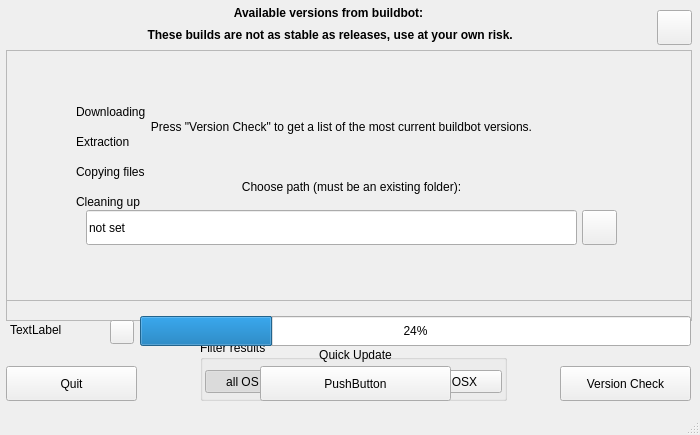
<?xml version="1.0" encoding="UTF-8"?>
<ui version="4.0">
 <class>MainWindow</class>
 <widget class="QMainWindow" name="MainWindow">
  <property name="geometry">
   <rect>
    <x>0</x>
    <y>0</y>
    <width>700</width>
    <height>435</height>
   </rect>
  </property>
  <property name="sizePolicy">
   <sizepolicy hsizetype="Fixed" vsizetype="Fixed">
    <horstretch>0</horstretch>
    <verstretch>0</verstretch>
   </sizepolicy>
  </property>
  <property name="minimumSize">
   <size>
    <width>700</width>
    <height>435</height>
   </size>
  </property>
  <property name="maximumSize">
   <size>
    <width>700</width>
    <height>435</height>
   </size>
  </property>
  <property name="windowTitle">
   <string>Overmind Studios BlenderUpdater</string>
  </property>
  <property name="windowIcon">
   <iconset resource="res.qrc">
    <normaloff>:/newPrefix/images/appicon.png</normaloff>:/newPrefix/images/appicon.png</iconset>
  </property>
  <widget class="QWidget" name="centralwidget">
   <widget class="QPushButton" name="btn_Quit">
    <property name="geometry">
     <rect>
      <x>6</x>
      <y>366</y>
      <width>131</width>
      <height>35</height>
     </rect>
    </property>
    <property name="focusPolicy">
     <enum>Qt::StrongFocus</enum>
    </property>
    <property name="text">
     <string>Quit</string>
    </property>
    <property name="icon">
     <iconset resource="res.qrc">
      <normaloff>:/newPrefix/images/Application-exit-icon.png</normaloff>:/newPrefix/images/Application-exit-icon.png</iconset>
    </property>
   </widget>
   <widget class="QPushButton" name="btn_Check">
    <property name="geometry">
     <rect>
      <x>560</x>
      <y>366</y>
      <width>131</width>
      <height>35</height>
     </rect>
    </property>
    <property name="text">
     <string>Version Check</string>
    </property>
    <property name="icon">
     <iconset resource="res.qrc">
      <normaloff>:/newPrefix/images/Refresh-icon.png</normaloff>:/newPrefix/images/Refresh-icon.png</iconset>
    </property>
    <property name="autoDefault">
     <bool>false</bool>
    </property>
    <property name="default">
     <bool>false</bool>
    </property>
   </widget>
   <widget class="QProgressBar" name="progressBar">
    <property name="enabled">
     <bool>true</bool>
    </property>
    <property name="geometry">
     <rect>
      <x>140</x>
      <y>316</y>
      <width>551</width>
      <height>30</height>
     </rect>
    </property>
    <property name="value">
     <number>24</number>
    </property>
    <property name="textVisible">
     <bool>true</bool>
    </property>
    <property name="invertedAppearance">
     <bool>false</bool>
    </property>
   </widget>
   <widget class="QLabel" name="lbl_task">
    <property name="geometry">
     <rect>
      <x>10</x>
      <y>320</y>
      <width>121</width>
      <height>20</height>
     </rect>
    </property>
    <property name="text">
     <string>TextLabel</string>
    </property>
   </widget>
   <widget class="QLabel" name="lbl_available">
    <property name="geometry">
     <rect>
      <x>6</x>
      <y>3</y>
      <width>645</width>
      <height>20</height>
     </rect>
    </property>
    <property name="font">
     <font>
      <weight>75</weight>
      <bold>true</bold>
     </font>
    </property>
    <property name="text">
     <string>Available versions from buildbot:</string>
    </property>
    <property name="alignment">
     <set>Qt::AlignCenter</set>
    </property>
   </widget>
   <widget class="QPushButton" name="btn_about">
    <property name="geometry">
     <rect>
      <x>657</x>
      <y>10</y>
      <width>35</width>
      <height>35</height>
     </rect>
    </property>
    <property name="toolTip">
     <string>Settings</string>
    </property>
    <property name="text">
     <string/>
    </property>
    <property name="icon">
     <iconset resource="res.qrc">
      <normaloff>:/newPrefix/images/Information-icon.png</normaloff>:/newPrefix/images/Information-icon.png</iconset>
    </property>
    <property name="iconSize">
     <size>
      <width>24</width>
      <height>24</height>
     </size>
    </property>
    <property name="checkable">
     <bool>false</bool>
    </property>
    <property name="checked">
     <bool>false</bool>
    </property>
   </widget>
   <widget class="QFrame" name="frm_start">
    <property name="geometry">
     <rect>
      <x>6</x>
      <y>50</y>
      <width>686</width>
      <height>271</height>
     </rect>
    </property>
    <property name="frameShape">
     <enum>QFrame::StyledPanel</enum>
    </property>
    <property name="frameShadow">
     <enum>QFrame::Raised</enum>
    </property>
    <widget class="QLabel" name="lbl_start">
     <property name="geometry">
      <rect>
       <x>90</x>
       <y>70</y>
       <width>491</width>
       <height>41</height>
      </rect>
     </property>
     <property name="text">
      <string>&lt;html&gt;&lt;head/&gt;&lt;body&gt;&lt;p&gt;Press &amp;quot;Version Check&amp;quot; to get a list of the most current buildbot versions.&lt;/p&gt;&lt;/body&gt;&lt;/html&gt;</string>
     </property>
     <property name="alignment">
      <set>Qt::AlignHCenter|Qt::AlignTop</set>
     </property>
     <property name="wordWrap">
      <bool>true</bool>
     </property>
    </widget>
    <widget class="QLineEdit" name="line_path">
     <property name="geometry">
      <rect>
       <x>80</x>
       <y>160</y>
       <width>491</width>
       <height>35</height>
      </rect>
     </property>
     <property name="text">
      <string>not set</string>
     </property>
    </widget>
    <widget class="QPushButton" name="btn_path">
     <property name="geometry">
      <rect>
       <x>576</x>
       <y>160</y>
       <width>35</width>
       <height>35</height>
      </rect>
     </property>
     <property name="text">
      <string/>
     </property>
     <property name="icon">
      <iconset resource="res.qrc">
       <normaloff>:/newPrefix/images/Open-folder-icon.png</normaloff>:/newPrefix/images/Open-folder-icon.png</iconset>
     </property>
    </widget>
    <widget class="QLabel" name="label">
     <property name="geometry">
      <rect>
       <x>190</x>
       <y>130</y>
       <width>311</width>
       <height>20</height>
      </rect>
     </property>
     <property name="text">
      <string>Choose path (must be an existing folder):</string>
     </property>
     <property name="scaledContents">
      <bool>false</bool>
     </property>
     <property name="alignment">
      <set>Qt::AlignHCenter|Qt::AlignTop</set>
     </property>
     <property name="wordWrap">
      <bool>true</bool>
     </property>
    </widget>
   </widget>
   <widget class="QPushButton" name="btn_cancel">
    <property name="geometry">
     <rect>
      <x>110</x>
      <y>320</y>
      <width>24</width>
      <height>24</height>
     </rect>
    </property>
    <property name="text">
     <string/>
    </property>
    <property name="icon">
     <iconset resource="res.qrc">
      <normaloff>:/newPrefix/images/Cancel-icon.png</normaloff>:/newPrefix/images/Cancel-icon.png</iconset>
    </property>
   </widget>
   <widget class="QFrame" name="frm_progress">
    <property name="geometry">
     <rect>
      <x>6</x>
      <y>50</y>
      <width>686</width>
      <height>251</height>
     </rect>
    </property>
    <property name="frameShape">
     <enum>QFrame::StyledPanel</enum>
    </property>
    <property name="frameShadow">
     <enum>QFrame::Raised</enum>
    </property>
    <widget class="QLabel" name="lbl_download_pic">
     <property name="geometry">
      <rect>
       <x>40</x>
       <y>50</y>
       <width>24</width>
       <height>24</height>
      </rect>
     </property>
     <property name="text">
      <string/>
     </property>
    </widget>
    <widget class="QLabel" name="lbl_extract_pic">
     <property name="geometry">
      <rect>
       <x>40</x>
       <y>80</y>
       <width>24</width>
       <height>24</height>
      </rect>
     </property>
     <property name="text">
      <string/>
     </property>
    </widget>
    <widget class="QLabel" name="lbl_copy_pic">
     <property name="geometry">
      <rect>
       <x>40</x>
       <y>110</y>
       <width>24</width>
       <height>24</height>
      </rect>
     </property>
     <property name="text">
      <string/>
     </property>
    </widget>
    <widget class="QLabel" name="lbl_downloading">
     <property name="geometry">
      <rect>
       <x>70</x>
       <y>50</y>
       <width>161</width>
       <height>24</height>
      </rect>
     </property>
     <property name="text">
      <string>Downloading</string>
     </property>
    </widget>
    <widget class="QLabel" name="lbl_extraction">
     <property name="geometry">
      <rect>
       <x>70</x>
       <y>80</y>
       <width>221</width>
       <height>24</height>
      </rect>
     </property>
     <property name="text">
      <string>Extraction</string>
     </property>
    </widget>
    <widget class="QLabel" name="lbl_copying">
     <property name="geometry">
      <rect>
       <x>70</x>
       <y>110</y>
       <width>181</width>
       <height>24</height>
      </rect>
     </property>
     <property name="text">
      <string>Copying files</string>
     </property>
    </widget>
    <widget class="QLabel" name="lbl_clean_pic">
     <property name="geometry">
      <rect>
       <x>40</x>
       <y>140</y>
       <width>24</width>
       <height>24</height>
      </rect>
     </property>
     <property name="text">
      <string/>
     </property>
    </widget>
    <widget class="QLabel" name="lbl_cleanup">
     <property name="geometry">
      <rect>
       <x>70</x>
       <y>140</y>
       <width>171</width>
       <height>24</height>
      </rect>
     </property>
     <property name="text">
      <string>Cleaning up</string>
     </property>
    </widget>
   </widget>
   <widget class="QGroupBox" name="btngrp_filter">
    <property name="geometry">
     <rect>
      <x>200</x>
      <y>340</y>
      <width>307</width>
      <height>61</height>
     </rect>
    </property>
    <property name="title">
     <string>Filter results</string>
    </property>
    <widget class="QPushButton" name="btn_osx">
     <property name="geometry">
      <rect>
       <x>227</x>
       <y>30</y>
       <width>75</width>
       <height>23</height>
      </rect>
     </property>
     <property name="text">
      <string>OSX</string>
     </property>
     <property name="icon">
      <iconset resource="res.qrc">
       <normaloff>:/newPrefix/images/Apple-icon.png</normaloff>:/newPrefix/images/Apple-icon.png</iconset>
     </property>
     <property name="checkable">
      <bool>true</bool>
     </property>
     <property name="autoExclusive">
      <bool>true</bool>
     </property>
    </widget>
    <widget class="QPushButton" name="btn_windows">
     <property name="geometry">
      <rect>
       <x>79</x>
       <y>30</y>
       <width>75</width>
       <height>23</height>
      </rect>
     </property>
     <property name="autoFillBackground">
      <bool>false</bool>
     </property>
     <property name="text">
      <string>Windows</string>
     </property>
     <property name="icon">
      <iconset resource="res.qrc">
       <normaloff>:/newPrefix/images/Windows-icon.png</normaloff>:/newPrefix/images/Windows-icon.png</iconset>
     </property>
     <property name="checkable">
      <bool>true</bool>
     </property>
     <property name="autoExclusive">
      <bool>true</bool>
     </property>
     <property name="flat">
      <bool>false</bool>
     </property>
    </widget>
    <widget class="QPushButton" name="btn_allos">
     <property name="geometry">
      <rect>
       <x>5</x>
       <y>30</y>
       <width>75</width>
       <height>23</height>
      </rect>
     </property>
     <property name="text">
      <string>all OS</string>
     </property>
     <property name="checkable">
      <bool>true</bool>
     </property>
     <property name="checked">
      <bool>true</bool>
     </property>
     <property name="autoExclusive">
      <bool>true</bool>
     </property>
    </widget>
    <widget class="QPushButton" name="btn_linux">
     <property name="geometry">
      <rect>
       <x>153</x>
       <y>30</y>
       <width>75</width>
       <height>23</height>
      </rect>
     </property>
     <property name="text">
      <string>Linux</string>
     </property>
     <property name="icon">
      <iconset resource="res.qrc">
       <normaloff>:/newPrefix/images/Linux-icon.png</normaloff>:/newPrefix/images/Linux-icon.png</iconset>
     </property>
     <property name="checkable">
      <bool>true</bool>
     </property>
     <property name="autoExclusive">
      <bool>true</bool>
     </property>
    </widget>
   </widget>
   <widget class="QPushButton" name="btn_oneclick">
    <property name="geometry">
     <rect>
      <x>260</x>
      <y>366</y>
      <width>191</width>
      <height>35</height>
     </rect>
    </property>
    <property name="toolTip">
     <string>Use last used settings to update blender. Uses the path in the above text field and specified version on the button.</string>
    </property>
    <property name="text">
     <string>PushButton</string>
    </property>
    <property name="icon">
     <iconset resource="res.qrc">
      <normaloff>:/newPrefix/images/Actions-quickopen-icon.png</normaloff>:/newPrefix/images/Actions-quickopen-icon.png</iconset>
    </property>
   </widget>
   <widget class="QLabel" name="lbl_quick">
    <property name="geometry">
     <rect>
      <x>290</x>
      <y>345</y>
      <width>131</width>
      <height>20</height>
     </rect>
    </property>
    <property name="text">
     <string>Quick Update</string>
    </property>
    <property name="alignment">
     <set>Qt::AlignCenter</set>
    </property>
   </widget>
   <widget class="QLabel" name="lbl_caution">
    <property name="geometry">
     <rect>
      <x>6</x>
      <y>25</y>
      <width>645</width>
      <height>20</height>
     </rect>
    </property>
    <property name="font">
     <font>
      <weight>75</weight>
      <bold>true</bold>
     </font>
    </property>
    <property name="autoFillBackground">
     <bool>true</bool>
    </property>
    <property name="text">
     <string> These builds are not as stable as releases, use at your own risk.</string>
    </property>
    <property name="alignment">
     <set>Qt::AlignCenter</set>
    </property>
   </widget>
   <zorder>btngrp_filter</zorder>
   <zorder>frm_start</zorder>
   <zorder>btn_Quit</zorder>
   <zorder>btn_Check</zorder>
   <zorder>progressBar</zorder>
   <zorder>lbl_task</zorder>
   <zorder>lbl_available</zorder>
   <zorder>btn_about</zorder>
   <zorder>btn_cancel</zorder>
   <zorder>frm_progress</zorder>
   <zorder>btn_oneclick</zorder>
   <zorder>lbl_quick</zorder>
   <zorder>lbl_caution</zorder>
  </widget>
  <widget class="QStatusBar" name="statusbar"/>
 </widget>
 <resources>
  <include location="res.qrc"/>
 </resources>
 <connections/>
</ui>
